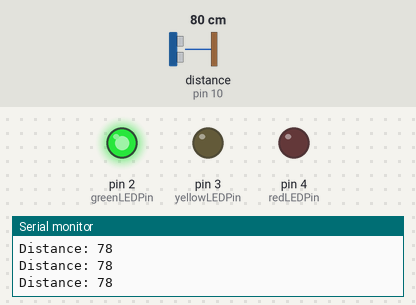
The sketch below on a simulated Arduino Nano, built with avr-gcc and run on an emulated ATmega328P. On the bench: output pins drawn as LEDs (lit = HIGH), the last lines printed to the serial monitor. Wiring (inferred from the names in the program): ultrasonic range finder: trigger pin 9; echo pin 10. Inputs (shaded band) come from the test bench; at power-on: distance to the obstacle (sensor on pin 10) 80 cm. The echo pulse lasts 58.3 µs per cm; pins used as bus, display or sensor lines are not drawn.

Above: at 1.3 s.
1.4 s: distance to the obstacle (sensor on pin 10) set to 8 cm
2.9 s: distance to the obstacle (sensor on pin 10) set to 5 cm
At 4.2 s:
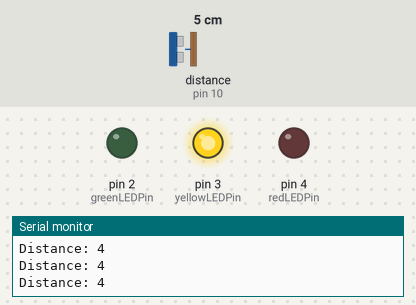
4.5 s: distance to the obstacle (sensor on pin 10) set to 2 cm
At 5.7 s:
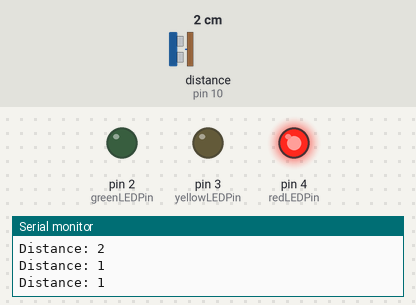
6.0 s: distance to the obstacle (sensor on pin 10) set to 4 cm
At 7.0 s:
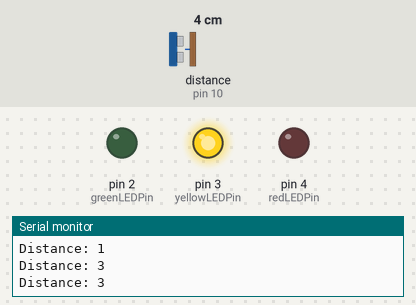
7.5 s: distance to the obstacle (sensor on pin 10) set to 9 cm
At 8.2 s:
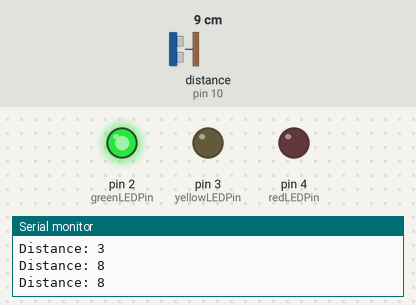
Timing chart, 0 to 10.0 s (numbered marks = the images above; inputs shaded):
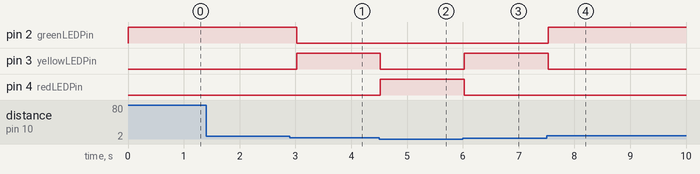

Measured:
- the behaviour switches between 7 and 6 cm on distance to the obstacle (sensor on pin 10) (found by bisection; images 0 and 1)
- the behaviour switches between 4 and 3 cm on distance to the obstacle (sensor on pin 10) (found by bisection; images 1 and 2)
- after the input at 2.9 s, pin 2 (greenLEDPin): HIGH → LOW after 0.12 s; pin 3 (yellowLEDPin): LOW → HIGH after 0.12 s
- after the input at 4.5 s, pin 3 (yellowLEDPin): HIGH → LOW at once; pin 4 (redLEDPin): LOW → HIGH at once
- after the input at 6.0 s, pin 3 (yellowLEDPin): LOW → HIGH at once; pin 4 (redLEDPin): HIGH → LOW at once
- after the input at 7.5 s, pin 2 (greenLEDPin): LOW → HIGH at once; pin 3 (yellowLEDPin): HIGH → LOW at once

The sketch:

ULTRASONIC.ino
```cpp
// Define pins for ultrasonic sensor
const int trigPin = 9; // Trigger pin of the ultrasonic sensor
const int echoPin = 10; // Echo pin of the ultrasonic sensor

// Define pins for LEDs
const int greenLEDPin = 2; // Pin for green LED
const int yellowLEDPin = 3; // Pin for yellow LED
const int redLEDPin = 4; // Pin for red LED

// Variables to store the distance measured and trash bin value
long duration;
int distance;


void setup() {
  // Set up ultrasonic sensor pins
  pinMode(trigPin, OUTPUT);
  pinMode(echoPin, INPUT);


  // Set up LED pins
  pinMode(greenLEDPin, OUTPUT);
  pinMode(yellowLEDPin, OUTPUT);
  pinMode(redLEDPin, OUTPUT);

  // Initialize serial communication
  Serial.begin(9600);
}

void loop() {
  // Activate the ultrasonic sensor
  digitalWrite(trigPin, LOW);
  delayMicroseconds(2);
  digitalWrite(trigPin, HIGH);
  delayMicroseconds(10);
  digitalWrite(trigPin, LOW);

  // Measure the distance
  duration = pulseIn(echoPin, HIGH);
  distance = duration * 0.034 / 2; // Convert duration to distance


  // Print the distance and trash bin value
  Serial.print("Distance: ");
  Serial.println(distance);

  // Control the LEDs based on the distance
  if (distance <= 2) {
    // If the distance is less than or equal to 10 cm, turn on the red LED
    digitalWrite(greenLEDPin, LOW); // Turn off green LED
    digitalWrite(yellowLEDPin, LOW); // Turn off yellow LED
    digitalWrite(redLEDPin, HIGH); // Turn on red LED
  } else if (distance <= 5) {
    // If the distance is between 10 cm and 20 cm, turn on the yellow LED
    digitalWrite(greenLEDPin, LOW); // Turn off green LED
    digitalWrite(yellowLEDPin, HIGH); // Turn on yellow LED
    digitalWrite(redLEDPin, LOW); // Turn off red LED
  } else {
    // If the distance is greater than 20 cm, turn on the green LED
    digitalWrite(greenLEDPin, HIGH); // Turn on green LED
    digitalWrite(yellowLEDPin, LOW); // Turn off yellow LED
    digitalWrite(redLEDPin, LOW); // Turn off red LED
  }

  // Add a delay before the next reading
  delay(500); // Wait for half a second
}
```
